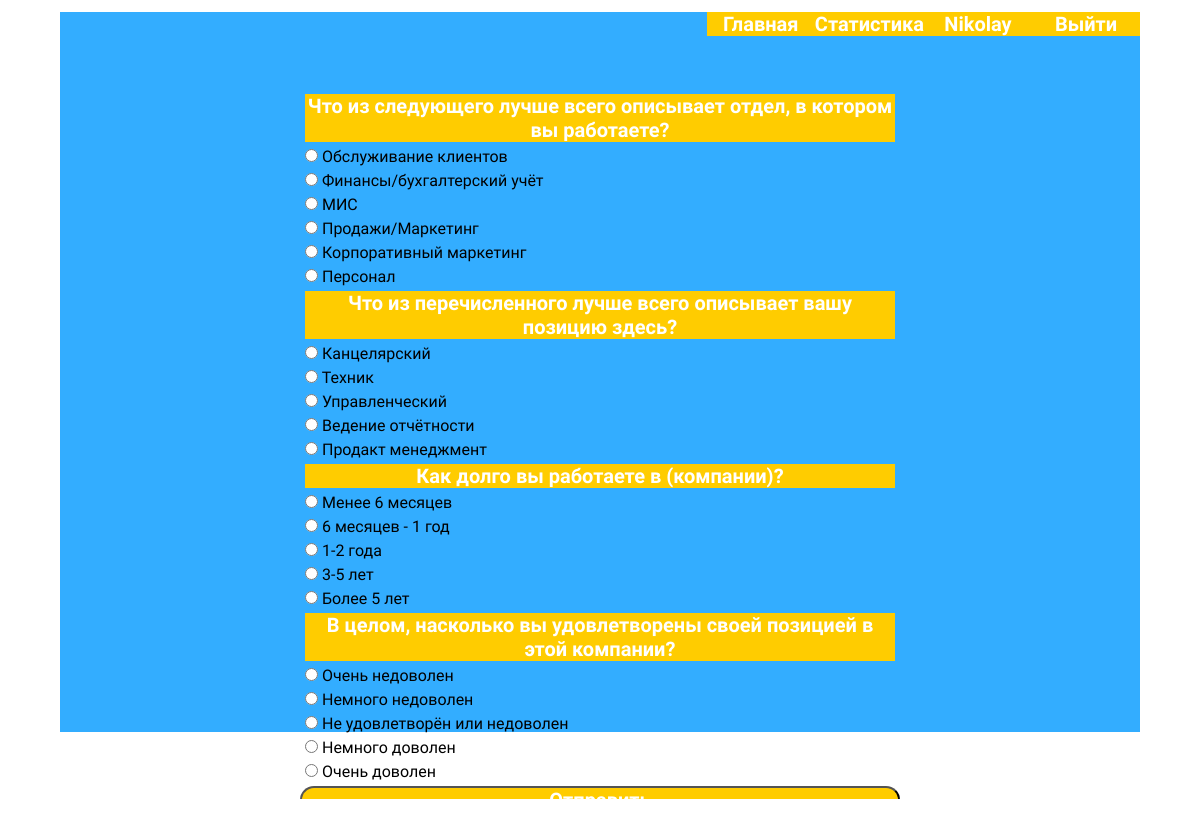
The page /test_detail/1 (signed in) on the database its author committed.
### tests_app/models.py (models this page shows, shortened)
class TestsQuestions(models.Model):
    test_name = models.ForeignKey(TestsNames, on_delete=models.CASCADE)
    question = models.CharField('Вопрос', max_length=1000)
    right_answer = models.CharField('Правильный ответ', max_length=500)
    class Meta:
        verbose_name = 'Вопрос'
        verbose_name_plural = 'Вопросы'
        db_table = 'TestQuestions'

class TestsAnswers(models.Model):
    test_name = models.ForeignKey(TestsQuestions, on_delete=models.CASCADE)
    answer = models.CharField('Ответ', max_length=1000)
    bonus = models.IntegerField('Цена начисления за правильный ответ')
    def __str__(self):
        return self.answer
    class Meta:
        verbose_name = 'Ответ'
        verbose_name_plural = 'Ответы'
        db_table = 'TestAnswers'

### tests_app/views.py (the view, shortened to what this page needs)
# urls.py: path('test_detail/<int:pk>', views.TestDetail.as_view(), name='test_detail'),
class TestDetail(DetailView):
    def get(self, request, pk=None):
        questions = TestsQuestions.objects.all()
        answers = TestsAnswers.objects.all()
        context = {'pk': pk, 'test_questions': questions, 'answers': answers}
        return render(request, 'tests_app/test_detail.html', context)

### tests_app/models.py (called while the page is built)
    def __str__(self):
        return self.test_name

### tests_app/templates/tests_app/test_detail.html (shortened to what this page needs)
{% extends 'tests_app/base.html' %}
{% block content %}
<ul class="status_list">
    <form id="question-form" method="POST">{% csrf_token %}
        {% for question in test_questions %}
        {% if question.test_name.id == pk %}
        <li class="test">{{ question.question }}</li>
        {% for answer in answers %}
        {% if answer.test_name.id == question.id %}
        <li class="test-answer">
            <input type="radio" name="{{ question.id }}"
                   value="{{ answer.bonus }}|{{ question.test_name }}|{{ user.id }}">
            {{ answer }}
        </li>
        {% endif %}
        {% endfor %}
        {% endif %}
        {% endfor %}
    </form>
    <button class="form-button" id="submit-button">Отправить</button>
</ul>
{% endblock %}

### tests_app/templates/tests_app/base.html (shortened to what this page needs)
<!DOCTYPE html>
{% load static %}
<html>
<head>
    <link rel="stylesheet" href="{% static 'tests_app/style.css' %}">
</head>
<body>
<div class="container">
    <div class="header">
        <ul id="header-menu">
            <li class="header-menu-point"><a href="{% url 'home' %}">Главная</a></li>
            <li class="header-menu-point"><a href="{% url 'status' %}">Статистика</a></li>
            {% if request.user.is_authenticated %}
            <li class="header-menu-point"><a href="{% url 'login_detail' user.id %}">{{ user.username }}</a></li>
            <li class="header-menu-point"><a href="{% url 'logout' %}">Выйти</a></li>
            {% else %}
            <li class="header-menu-point"><a href="{% url 'register' %}">Регистрация</a></li>
            <li class="header-menu-point"><a href="{% url 'login' %}">Войти</a></li>
            {% endif %}
        </ul>
    </div>
    {% block content %} {% endblock %}
</div>
</body>
</html>

### tests_app/static/tests_app/style.css (style rules this page uses)
:root { --main-yellow-color: #ffcc00; --main-orange-color: #feab3a; --main-light-blue-color: #33ADFF; }
* { margin: 0; padding: 0; box-sizing: border-box; font-family: 'Open Sans Condensed', sans-serif; }
html, body { width: 100%; height: 100%; }
.container { width: 90%; height: 90%; margin: 1% auto 1% auto; background-color: var(--main-light-blue-color); }
.header ul { list-style-type: none; display: flex; justify-content: flex-end; }
.header li { font-weight: bold; font-size: 20px; color: red; flex-basis: 10%; text-align: center; background-color: var(--main-yellow-color); animation: shake2 1s; animation-iteration-count: infinite; }
a { display: block; width: 100%; height: 100%; font-weight: bold; font-size: 20px; text-decoration: none; color: white; }
.form-button { width: 100%; height: 40px; font-size: 20px; font-weight: bold; border-radius: 30px; color: white; background-color: var(--main-yellow-color); }
.status_list { height:80%; width: 50%; position: absolute; top: 50%; left: 50%; margin-right: -50%; transform: translate(-50%, -50%); list-style-type: none; display: flex; flex-direction: column; overflow: auto; }
.test { margin: 5px; font-weight: bold; font-size: 20px; text-align: center; background-color: var(--main-yellow-color); color:white; }
.test-answer { margin: 5px; text-align: left; }

### rows shown on the page
TestsQuestions: question "Что из следующего лучше всего описывает отдел, в котором вы работаете?"
TestsAnswers: answer "Обслуживание клиентов"
TestsAnswers: answer "Финансы/бухгалтерский учёт"
TestsAnswers: answer "МИС"
TestsAnswers: answer "Продажи/Маркетинг"
TestsAnswers: answer "Корпоративный маркетинг"
TestsAnswers: answer "Персонал"
TestsQuestions: question "Что из перечисленного лучше всего описывает вашу позицию здесь?"
TestsAnswers: answer "Канцелярский"
TestsAnswers: answer "Техник"
TestsAnswers: answer "Управленческий"
TestsAnswers: answer "Ведение отчётности"
TestsAnswers: answer "Продакт менеджмент"
TestsQuestions: question "Как долго вы работаете в (компании)?"
TestsAnswers: answer "Менее 6 месяцев"
TestsAnswers: answer "6 месяцев - 1 год"
TestsAnswers: answer "1-2 года"
TestsAnswers: answer "3-5 лет"
TestsAnswers: answer "Более 5 лет"
TestsQuestions: question "В целом, насколько вы удовлетворены своей позицией в этой компании?"
TestsAnswers: answer "Очень недоволен"
TestsAnswers: answer "Немного недоволен"
TestsAnswers: answer "Не удовлетворён или недоволен"
TestsAnswers: answer "Немного доволен"
TestsAnswers: answer "Очень доволен"

### other values the page prints
{{ user.username }} "Nikolay"
